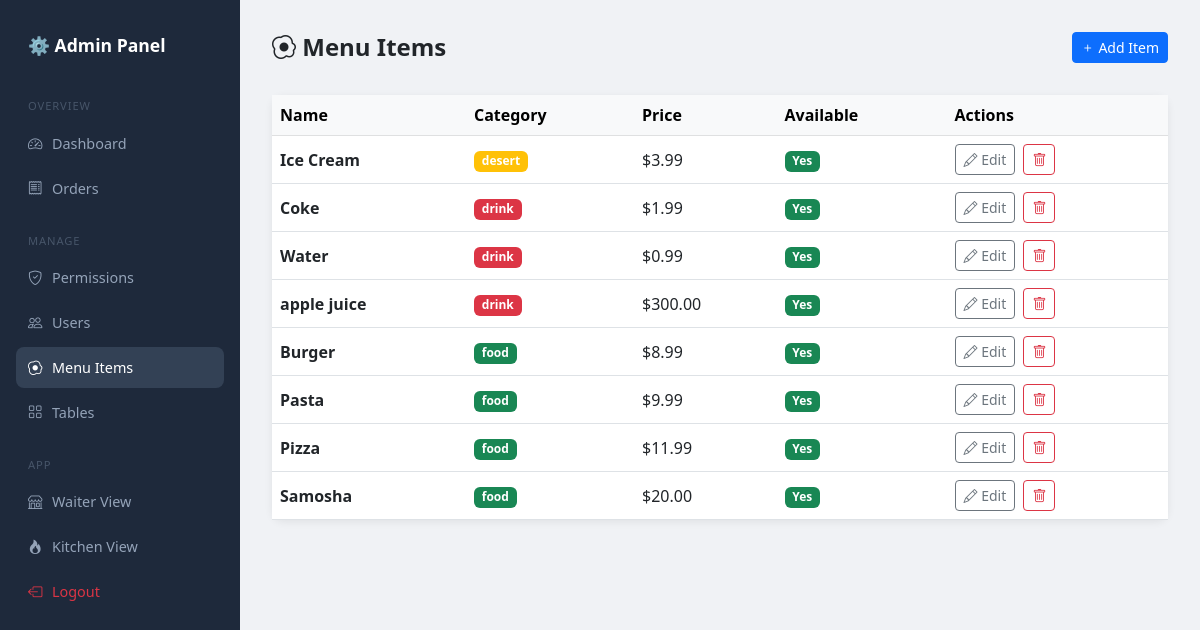
The page /admin-panel/menu/ (signed in) on the database its author committed.
### core/models.py (models this page shows, shortened)
class MenuItem(models.Model):
    CATEGORY_CHOICES = [
        ('food', 'Food'),
        ('drink', 'Drink'),
        ('dessert', 'Dessert'),
    ]
    name = models.CharField(max_length=100)
    price = models.DecimalField(max_digits=6, decimal_places=2)
    category = models.CharField(max_length=20, choices=CATEGORY_CHOICES)
    is_available = models.BooleanField(default=True)

### core/views.py (the view)
# urls.py: path('admin-panel/menu/', views.admin_menu, name='admin_menu'),
@role_required('admin')
def admin_menu(request):
    items = MenuItem.objects.all().order_by('category', 'name')
    return render(request, 'core/admin/menu.html', {'items': items})

### core/templates/core/admin/menu.html (shortened to what this page needs)
{% extends 'core/admin/base_admin.html' %}
{% block content %}
<div class="topbar">
    <h4 class="fw-bold mb-0"><i class="bi bi-egg-fried"></i> Menu Items</h4>
    <a href="{% url 'admin_create_menu_item' %}" class="btn btn-primary btn-sm">
        <i class="bi bi-plus"></i> Add Item
    </a>
</div>
<div class="card">
    <div class="table-responsive">
        <table class="table table-hover align-middle mb-0">
            <thead class="table-light">
                <tr>
                    <th>Name</th>
                    <th>Category</th>
                    <th>Price</th>
                    <th>Available</th>
                    <th>Actions</th>
                </tr>
            </thead>
            <tbody>
                {% for item in items %}
                <tr>
                    <td class="fw-semibold">{{ item.name }}</td>
                    <td>
                        {% if item.category == 'food' %}
                            <span class=" badge bg-success"> food</span>
                        {% elif item.category == 'drink' %}
                            <span class="badge bg-danger">drink</span>
                        {% elif item.category == 'dessert'%}
                            <span class="badge bg-warning">desert</span>
                        {% else %}
                            <span class="badge bg-secondary">{{ item.category }}</span>
                        {% endif %}
                    </td>
                    <td>${{ item.price }}</td>
                    <td>
                        {% if item.is_available %}
                            <span class="badge bg-success">Yes</span>
                        {% else %}
                            <span class="badge bg-danger">No</span>
                        {% endif %}
                    </td>
                    <td>
                        <a href="{% url 'admin_edit_menu_item' item.id %}"
                           class="btn btn-sm btn-outline-secondary">
                            <i class="bi bi-pencil"></i> Edit
                        </a>
                        <a href="{% url 'admin_delete_menu_item' item.id %}"
                           class="btn btn-sm btn-outline-danger ms-1"
                           onclick="return confirm('Delete {{ item.name }}?')">
                            <i class="bi bi-trash"></i>
                        </a>
                    </td>
                </tr>
                {% empty %}
                    <tr>
                        <td colspan="5" class="text-center text-muted py-4">
                            No menu items found.
                        </td>
                    </tr>
                {% endfor %}
            </tbody>
        </table>
    </div>
</div>
{% endblock %}

### core/templates/core/admin/base_admin.html (style rules this page uses)
body { background: #f0f2f5; }
.card { border: none; border-radius: 12px; box-shadow: 0 2px 8px rgba(0,0,0,0.07); }
.topbar { display: flex; justify-content: space-between; align-items: center; margin-bottom: 2rem; }

### rows shown on the page
MenuItem: name "Ice Cream", category "desert", price "3.99", is_available "Yes"
MenuItem: name "Coke", category "drink", price "1.99", is_available "Yes"
MenuItem: name "Water", category "drink", price "0.99", is_available "Yes"
MenuItem: name "apple juice", category "drink", price "300.00", is_available "Yes"
MenuItem: name "Burger", category "food", price "8.99", is_available "Yes"
MenuItem: name "Pasta", category "food", price "9.99", is_available "Yes"
MenuItem: name "Pizza", category "food", price "11.99", is_available "Yes"
MenuItem: name "Samosha", category "food", price "20.00", is_available "Yes"
